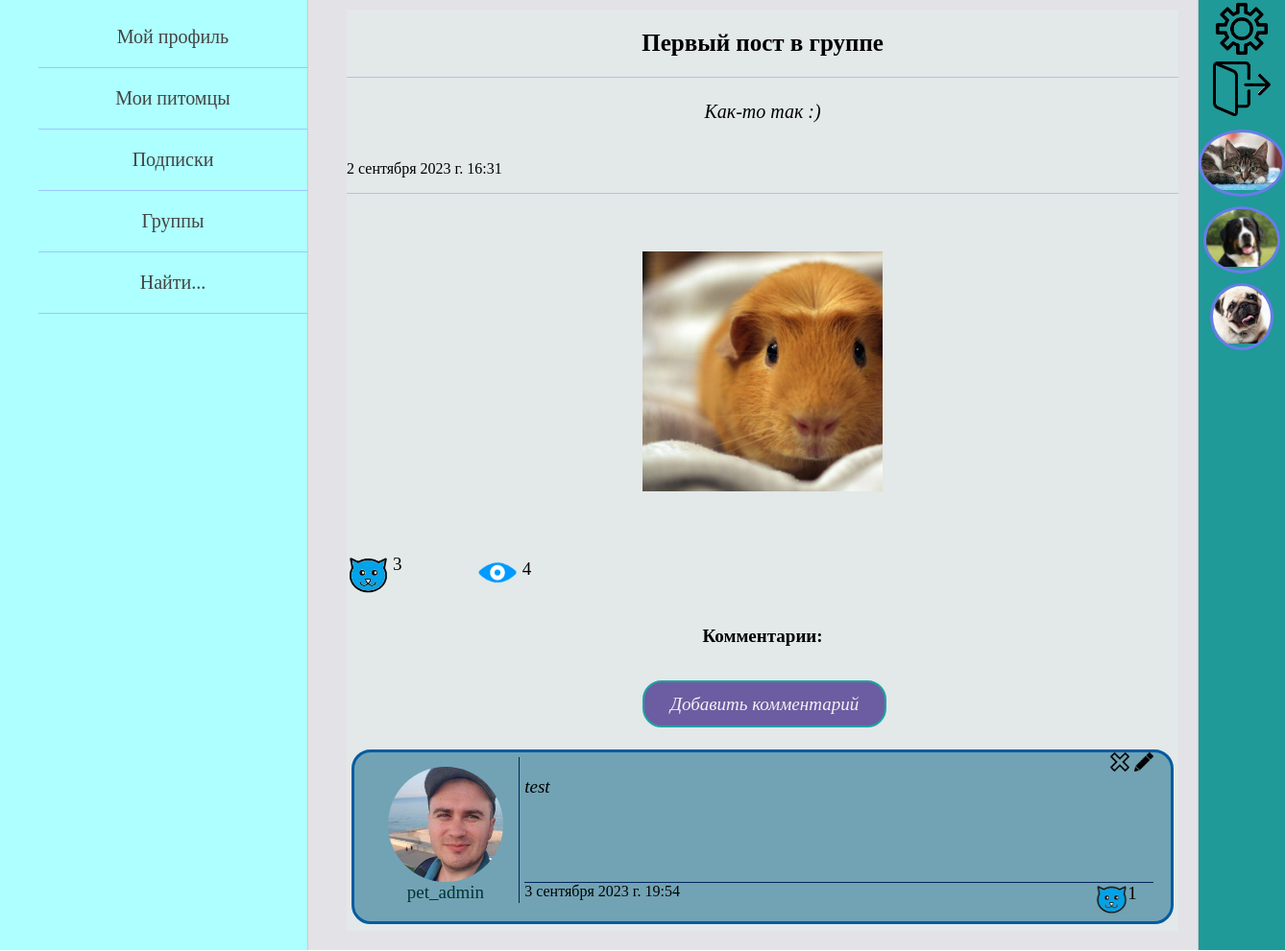
Page /groups/1/1/ (signed in) on the earlier database version.
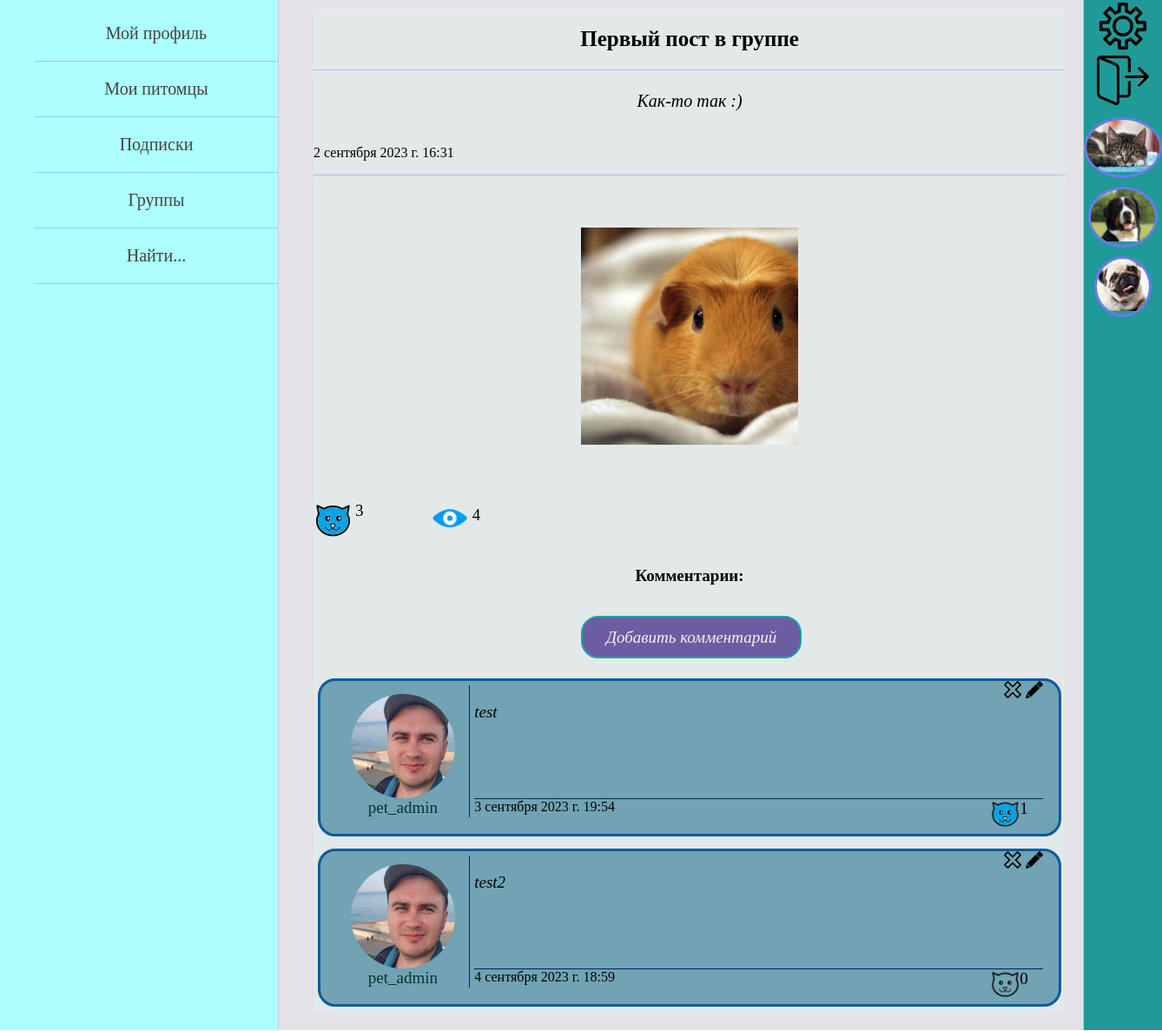
Same page on the later database version.
### groups/models.py (models this page shows, shortened)
class GroupPost(models.Model):
    group = models.ForeignKey(Group, on_delete=models.CASCADE, verbose_name='группа')
    title = models.CharField(max_length=105, blank=True, verbose_name='заголовок')
    text_of_post = models.TextField(max_length=2000, verbose_name='текст поста')
    is_published = models.BooleanField(default=True)
    date_create = models.DateTimeField(auto_now_add=True, verbose_name='дата создания поста')
    views = models.ManyToManyField(settings.AUTH_USER_MODEL, related_name='grp_views', verbose_name='просмотры')
    likes = models.ManyToManyField(settings.AUTH_USER_MODEL, related_name='grp_likes', verbose_name='лайки')
    class Meta:
        verbose_name = 'Пост пользователя'
        verbose_name_plural = 'Посты пользователей'

class GroupPostImage(models.Model):
    img = models.ImageField(upload_to="img_of_post/%Y/%m/%d/", verbose_name='изображение')
    post = models.ForeignKey(GroupPost, on_delete=models.CASCADE, related_name='images', verbose_name='пост')
    group = models.ForeignKey(Group, on_delete=models.CASCADE, verbose_name='группа')

class GroupPostComment(models.Model):
    author = models.ForeignKey(settings.AUTH_USER_MODEL, related_name='group_comments',
                               on_delete=models.CASCADE, verbose_name='автор комментария', null=True)
    comment = models.TextField(max_length=550, verbose_name='комментарий')
    date_create = models.DateTimeField(auto_now_add=True, verbose_name='дата')
    post = models.ForeignKey(GroupPost, on_delete=models.CASCADE, related_name='comments', verbose_name='пост')
    likes = models.ManyToManyField(settings.AUTH_USER_MODEL,
                                   related_name='group_comments_likes', verbose_name='лайки')

### pet_owners/models.py (models this page shows, shortened)
class Owner(AbstractUser):
    date_of_birth = models.DateField(blank=True, verbose_name='дата рождения пользователя', null=True)
    avatar = models.ImageField(upload_to="owners_photos/%Y/%m/%d/", blank=True,
                               verbose_name='фото пользователя', null=True)
    about_myself = models.TextField(max_length=520, blank=True, verbose_name='о себе', null=True)
    instagram = models.URLField(blank=True, verbose_name='инстаграм', null=True)
    vkontakte = models.URLField(blank=True, verbose_name='вконтакте', null=True)
    youtube = models.URLField(blank=True, verbose_name='ютуб', null=True)
    full_name_is_hidden = models.BooleanField(default=True)
    date_of_birth_is_hidden = models.BooleanField(default=True)
    def get_absolute_url(self):
        return reverse('profile_home', kwargs={'id': self.pk})

class Animal(models.Model):
    GENDER = (
        ("мальчик", "мальчик"),
        ("девочка", "девочка")
    )
    name_of_animal = models.CharField(max_length=55, verbose_name='имя питомца')
    pet_owner = models.ForeignKey(settings.AUTH_USER_MODEL, on_delete=models.CASCADE, verbose_name='владелец')
    category_of_animal = models.ForeignKey(AnimalCategory, on_delete=models.PROTECT, verbose_name='вид')
    animal_breed = models.CharField(max_length=100, blank=True, verbose_name='порода питомца')
    date_of_animal_birth = models.DateField(verbose_name='дата рождения питомца', blank=True, null=True)
    sex = models.CharField(max_length=7, choices=GENDER, verbose_name='пол', null=True)
    animal_photo = models.ImageField(upload_to="animals_photos/%Y/%m/%d/", verbose_name='фото питомца')
    about_pet = models.TextField(max_length=520, verbose_name='о питомце')
    class Meta:
        verbose_name = 'Питомец'
        verbose_name_plural = 'Питомцы'

### groups/views.py (the view)
# urls.py: path('<int:group_id>/<int:post_id>/', ShowGroupPost.as_view(), name='group_post'),
class ShowGroupPost(DataMixin, DetailView):
    model = GroupPost
    template_name = 'groups/group_post_page.html'
    context_object_name = 'post'
    pk_url_kwarg = 'post_id'
    def get_context_data(self, *, object_list=None, **kwargs):
        context = super().get_context_data(**kwargs)
        post = self.model.objects.get(pk=self.kwargs['post_id'])
        context['title'] = post.title
        context.update(self.get_left_menu())
        auth_user = self.request.user
        context.update(self.get_right_menu(auth_user))
        context['data_for_post'] = self.get_data_for_post(
            [post],
            auth_user,
            post_is_in_group={"is_admin": False},
            all_images=True
        )
        self.add_one_view_for_post(post, auth_user)
        comments = GroupPostComment.objects.filter(post=post)
        context['comments'] = comments
        context['likes_for_comments'] = self.get_likes_for_comments(comments, auth_user)
        return context

### groups/templates/groups/group_post_page.html
{% extends 'pet_owners/base.html' %}
{% load pet_owners_tags %}
{% block content %}
{% get_data_for_post post.title data_for_post as post_data %}
<table border=0 cellpadding="0" cellspacing="0" class="post_table">
<tr class="post_title_detail">
    <td>{{post.title}}</td>
<tr class="post_text_detail">
    <td>{{post.text_of_post}}</td>
<tr class="post_datetime_detail">
    <td>{{post.date_create}}</td>
{% if post_data.img|length > 0 %}
    <tr class="imgs_in_post_detail">
        <td>
        {% for img in post_data.img %}
            <div class="imgs_in_post_detail">
                <a href="{{img.img.url}}">
                    <img src="{{img.img.url}}" width=250>
                </a>
            </div>
        {% endfor %}
        </td>
    </tr>
{% endif %}
<tr class="likes_views_post_detail">
    <td>
        {% show_likes_and_views post post_data 'post_detail' post.pk %}
    </td>
</table>
<div class="comments_title"><h4>Комментарии:</h4></div>
<div class="create_comment_zone">
    <div class="create_comment_button">
        <a href="{% url 'add_comment' post.pk 'for-group-post' %}">Добавить комментарий</a>
    </div>
</div>
<div class="all_comments">
    {% for comm in comments %}
        <div class="some_comment">
            <div class="author_info">
                <a href="{{ comm.author.get_absolute_url }}">
                    <div class="author_avatar">
                        <img src="{{comm.author.avatar.url}}" height=120>
                    </div>
                    <div>{{comm.author.username}}</div>
                </a>
            </div>
            <div class="comment_info">
                <div class="edit_delete_buttons_comm">
                    {% if request.user == comm.author %}
                    <div class="del_but">
                        <a href="{% url 'delete_comment_in_group' post.pk comm.pk %}">
                        <img src="/static/pet_owners/images/button_delete.png" width="20">
                        </a>
                    </div>
                    <div class="edit_but">
                        <a href="{% url 'edit_comment' post.pk comm.pk 'for-group-post' %}">
                        <img src="/static/pet_owners/images/button_edit.png" width="20">
                        </a>
                    </div>
                    {% endif %}
                </div>
                <div class="comment_text">
                    {{comm.comment}}
                </div>
                <div class="comment_extra_data">
                    <div class="date_of_comment">
                        {{comm.date_create}}
                    </div>
                    {% show_likes_for_comment comm.pk likes_for_comments as comment_like %}
                    <div class="likes_of_comment">
                        <div class="img_like">
                        <a href="{% url 'like_for_comment' post.pk comm.pk 'for-group-post' %}">
                            {% if comment_like %}
                                <img src="/static/pet_owners/images/active_like.png" width="35">
                            {% else %}
                                <img src="/static/pet_owners/images/like.png" width="35">
                            {% endif %}
                        </a>
                        </div>
                        <div class="like_count">{{comm.likes.count}}</div>
                    </div>
                </div>
            </div>
        </div>
    {% endfor %}
</div>
{% endblock %}

### pet_owners/templates/pet_owners/base.html (shortened to what this page needs)
{% load static %}
<!DOCTYPE html>
<html lang="en">
<head>
    <link type="text/css" href="{% static 'pet_owners/css/styles.css' %}" rel="stylesheet" />
</head>
<body>
<table class="table-page" border=0 cellpadding="0" cellspacing="0">
<tr>
    <td valign="top" class="left-chapters">
        <ul id="leftchapters">
            {% for el_menu in left_menu %}
                {% if request.user.is_authenticated %}
                    {% if el_menu.url_name|length == 2 %}
                        <li><a href="{% url el_menu.url_name.0 el_menu.url_name.1 %}">
                            {{el_menu.title}}
                        </a></li>
                    {% else %}
                        <li><a href="{% url el_menu.url_name.0 %}">
                            {{el_menu.title}}
                        </a></li>
                    {% endif %}
                {% else %}
                    <li><a href="{% url el_menu.url_name %}">{{el_menu.title}}</a></li>
                {% endif %}
            {% endfor %}
        </ul>
    </td>
    <td valign="top" class="content">
        <div class="content-text">
            {% block content %}
            {% endblock %}
        </div>
    </td>
    <td valign="top" class="right-chapters">
        <table border=0 cellpadding="0" cellspacing="0">
            {% if request.user.is_authenticated %}
            <tr class="settings_button"><td>
                <a href="{% url 'profile-settings' request.user.id %}">
                    <img src="/static/pet_owners/images/settings_img.png" width="60">
                </a>
            </td></tr>
            <tr class="logout_button"><td>
                <a href="{% url 'logout' %}">
                    <img src="/static/pet_owners/images/exit.png" width="60">
                </a>
            </td></tr>
            {% for sub in animals_for_right_menu %}
                <tr class="right_sub_button"><td>
                    <a href="{% url 'animal_posts' sub.pk %}">
                        <div class="sub_avatar">
                            <img src="{{sub.animal_photo.url}}" height=60>
                        </div>
                    </a>
                </td></tr>
            {% endfor %}
            {% endif %}
        </table>
    </td>
</tr>
</table>
</body>
</html>

### pet_owners/templates/pet_owners/likes_and_views_for_posts.html
<div class="post_likes">
    <div class="img_like">
    <a href="{% url 'like_for_post' post.pk name_page_for_likes object_id %}">
        {% if post_data.is_liked %}
            <img src="/static/pet_owners/images/active_like.png" width="45">
        {% else %}
            <img src="/static/pet_owners/images/like.png" width="45">
        {% endif %}
    </a>
    </div>
    <div class="like_count">{{post.likes.count}}</div>
</div>
<div class="post_views">
    <div class="img_view">
        <img src="/static/pet_owners/images/view.png" width="45">
    </div>
    <div class="view_count">{{post.views.count}}</div>
</div>

Differences in the rows shown:
added GroupPostComment: author.avatar (picture), author.username "pet_admin", comment "test2", date_create "4 сентября 2023 г. 18:59", likes.count "0"
